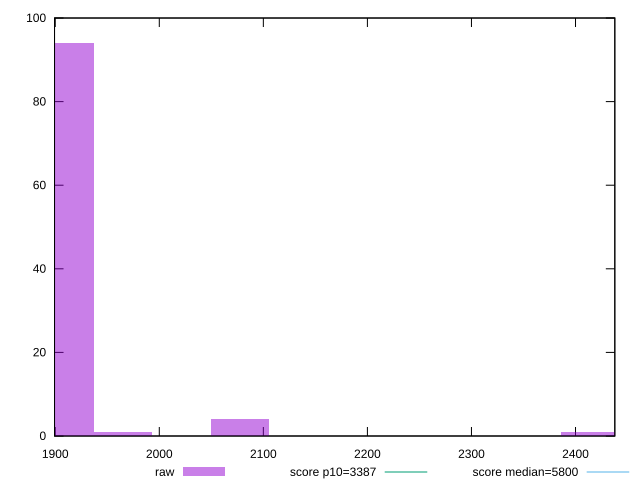

This figure's gnuplot source:
reset

$raw <<EOF
2414.5697678034912 1
2077.6530560169576 4
1909.1947001236906 94
1965.3474854214462 1
EOF

set key outside below
set boxwidth 56.15278529775561
set xrange [1899.3210000000001:2437.7807442483904]
set yrange [0:100]
set trange [0:100]
set style fill transparent solid 0.5 noborder

set parametric
set terminal svg size 640, 490 enhanced background rgb 'white'
set output "report_00016_2021-02-10T13-31-48.338Z/speed-index/samples/pages+cached+noadtech/raw/histogram.svg"

plot $raw title "raw" with boxes, \
     3387,t title "score p10=3387", \
     5800,t title "score median=5800"

reset
